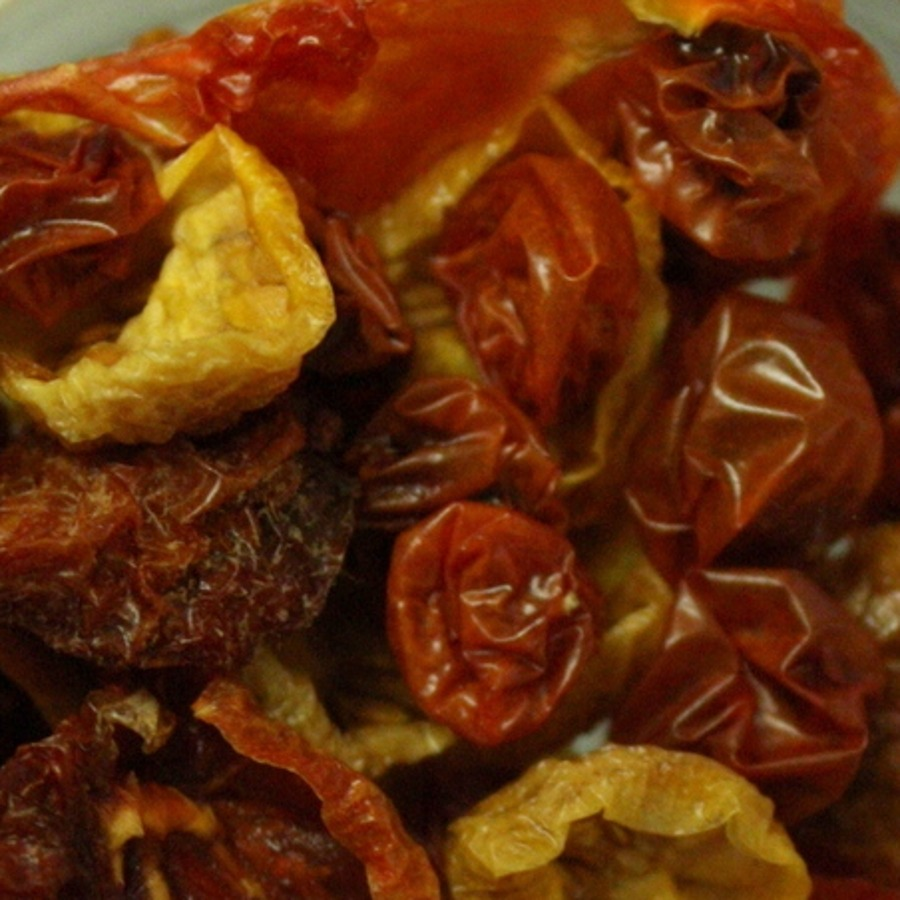
#> input picture brand/photoreal/tex/cachua.jpg, 900 x 900 px, given in place of MQZ-DXO-500.png, which was not available
$ python render_jars.py
#> lines starting #> are read from the running program, lines starting #| are printed output that depends on the picture; after the words box and inside, x2 and y2 are one past the last pixel; in counts of white or black regions, pixels touching at a corner belong together; pictures that were not available may be replaced by others from this repository, and a replacement may not be noted
### brand/photoreal/pack.py
"""Mộc Quả photoreal-composite packaging renderer.
Real dried-fruit photo textures (Wikimedia Commons, see tex/credits.json) composited into
procedurally-shaded PET jars, rigid gift boxes, lacquer trays and wicker baskets, with the
Mộc Quả round seal label (round-label.html) wrapped onto the curved surface."""
import numpy as np,os,math,random
from PIL import Image,ImageDraw,ImageFilter,ImageOps,ImageEnhance,ImageChops
D=os.path.dirname(os.path.abspath(__file__))
GR=np.array([30,58,47.]);GOLD=np.array([196,162,101.])
def tex(k,w,h,tint=None,sat=None):
#> called with k = 'xoai', w = 900, h = 900
    im=Image.open(f'{D}/tex/{k}.jpg').convert('RGB')
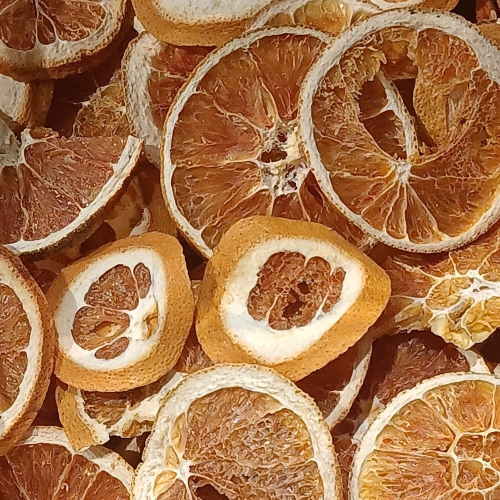
#> input picture brand/photoreal/tex/cam.jpg, 1000 x 1000 px, given in place of xoai.jpg, which was not available (shown at 1/2 size)
#> im is the input picture: PIL image 1000x1000 RGB; mean R, G, B 167.3, 115.5, 74
    if tint is not None:
        g=ImageOps.grayscale(im);im=ImageOps.colorize(ImageOps.autocontrast(g,cutoff=2),black=tuple(int(c*0.35) for c in tint),white=(255,252,244),mid=tint)
    if sat:im=ImageEnhance.Color(im).enhance(sat)
    return ImageOps.fit(im,(w,h),Image.LANCZOS)
# [6 lines left out: function chili, not called in this run]
def A(img):return np.asarray(img).astype(np.float32)
def prof(n):
    t=np.linspace(-1,1,n);return t,np.sqrt(np.clip(1-t*t,0,1))
def streak(W,H,cx,w,a,y0=0,y1=None):
    """vertical soft highlight (alpha 0..1 array)"""
    x=np.arange(W);m=np.exp(-((x-cx)/w)**2)*a;M=np.tile(m,(H,1))
    if y1 is None:y1=H
    fade=np.ones(H);fade[:y0]=0;fade[y1:]=0
    k=max(1,int((y1-y0)*0.08))
    fade[y0:y0+k]=np.linspace(0,1,k);fade[y1-k:y1]=np.linspace(1,0,k)
    return M*fade[:,None]
def over(base,rgb,alpha):
    """base: HxWx4 float; paint rgb (3,) or HxWx3 with alpha HxW"""
    a=alpha[...,None];base[...,:3]=base[...,:3]*(1-a)+np.asarray(rgb)*a;base[...,3]=np.maximum(base[...,3],alpha*255);return base
def cyl_warp(img,W,arc_w=None):
    """wrap a flat image around a cylinder of projected width W (keeps height)"""
    a=A(img);h,w=a.shape[:2];R=W/2
    arc=arc_w or w
    P=int(round(2*R*math.sin(min(arc/(2*R),math.pi/2))))
    x=np.arange(P)-P/2+0.5;s=R*np.arcsin(np.clip(x/R,-1,1))
    src=np.clip(((s+arc/2)/arc*w).astype(int),0,w-1)
    return Image.fromarray(a[:,src].clip(0,255).astype(np.uint8),img.mode),P
def lid_layer(W,H,top_h,color,ring):
    """screw lid: cylinder side + top ellipse + knurl + ring"""
    L=np.zeros((H,W,4),np.float32);t,p=prof(W)
    side=np.clip(0.42+0.75*p**1.5,0,1.25)
    spec=np.exp(-((t+0.45)/0.10)**2)*0.55+np.exp(-((t-0.62)/0.05)**2)*0.18
    col=np.asarray(color)[None,:]*side[:,None]+255*spec[:,None]
    yy=np.arange(H)
    for y in range(top_h//2,H):
        L[y,:,:3]=col;L[y,:,3]=255
    kn=(np.sin(np.arange(W)/W*math.pi*90)>0.6)*0.10*p
    L[top_h//2:H-26,:,:3]*=(1-kn)[None,:,None]
    # ring band
    rc=np.asarray(ring)[None,:]*np.clip(0.5+0.7*p,0,1.3)[:,None]+255*(np.exp(-((t+0.45)/0.08)**2)*0.6)[:,None]
    L[H-26:H-8,:,:3]=rc;L[H-8:H,:,:3]=np.asarray(color)*0.45
    # top ellipse
    m=Image.new('L',(W,top_h),0);ImageDraw.Draw(m).ellipse((0,0,W-1,top_h-1),fill=255);m=np.asarray(m)/255
    yt,xt=np.mgrid[0:top_h,0:W];g=0.85+0.35*(1-((xt-W*0.38)/W)**2*3-((yt-top_h*0.3)/top_h)**2*1.2)
    topc=np.asarray(color)[None,None,:]*np.clip(g,0.6,1.4)[...,None]
    L[:top_h,:,:3]=np.where(m[...,None]>0,topc,L[:top_h,:,:3]);L[:top_h,:,3]=np.maximum(L[:top_h,:,3],m*255)
    # rim highlight on ellipse edge
    e=Image.new('L',(W,top_h),0);ImageDraw.Draw(e).ellipse((2,2,W-3,top_h-3),outline=255,width=3);e=np.asarray(e.filter(ImageFilter.GaussianBlur(1.2)))/255*0.45
    L[:top_h,:,:3]=L[:top_h,:,:3]*(1-e[...,None])+255*e[...,None]
    # bottom curvature (lid sits on jar)
    return L.clip(0,255)
def jar(fill,label=None,W=620,BH=700,lid=None,ring=None,handle=False,fill_gap=46,seed=3):
#> called with W = 620, BH = 700, handle = False, fill_gap = 46, seed = 3
    lid=lid if lid is not None else GR;ring=ring if ring is not None else GOLD
#> after `lid = lid if lid is not None else GR`: lid = [30, 58, 47]
    LH=128;TOP=200 if handle else 24;CW=W+40;CH=TOP+LH+BH+10;x0=20;yb=TOP+LH+BH-8;yt=TOP+LH-14
    C=np.zeros((CH,CW,4),np.float32)
    # body mask
    bm=Image.new('L',(CW,CH),0);ImageDraw.Draw(bm).rounded_rectangle((x0,yt,x0+W,yb),radius=64,fill=255)
#> after `bm = Image.new('L', (CW, CH), 0)`: bm: PIL image 660x862 L; every value is 0
#> after `ImageDraw.Draw(bm).rounded_rectangle((x0, yt, x0 + W, yb), radius=64, `:
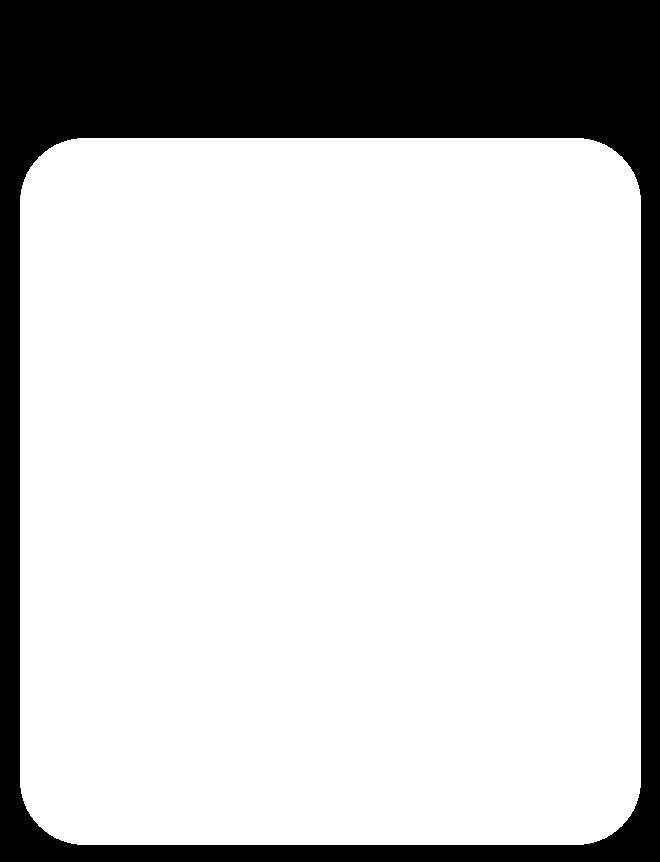
#> bm: PIL image 660x862 L; 76.5% white; 1 black region, box (x1, y1, x2, y2) and area: (0, 0, 660, 862) 133477
    bm=np.asarray(bm)/255.
    # fill (fruit) with cylindrical warp and shading
    fh=yb-yt-fill_gap;fimg=fill.resize((int(W*1.3),fh),Image.LANCZOS)
    fw,_=cyl_warp(fimg,W-14,arc_w=int(W*1.3));fa=A(fw)
    t,p=prof(fa.shape[1]);sh=(0.58+0.42*p**0.8)[None,:,None]
#> after `t, p = prof(fa.shape[1])`: t = 589 values from -1 to 1
    yy=np.linspace(0,1,fh)[:,None,None];sh=sh*(0.92+0.1*yy)
    fa=fa*sh
    # irregular top edge of the fruit pile
    r=np.random.RandomState(seed);n=fa.shape[1];xx=np.arange(n);edge=np.zeros(n)
#> after `n = fa.shape[1]`: n = 589
#> after `xx = np.arange(n)`: xx = 589 values from 0 to 588
#> after `edge = np.zeros(n)`: edge = 589 values from 0 to 0
    for _ in range(int(n/38)):
        c=r.uniform(0,n);w=r.uniform(18,46);edge-=np.exp(-((xx-c)/w)**2)*r.uniform(10,26)
    edge+=8*np.sin(xx/n*math.pi*2*r.uniform(0.6,1.4)+r.uniform(0,6))
    edge=edge-edge.min()
    yy2=np.arange(fh)[:,None];em=np.clip((yy2-(4+edge[None,:]))/2.5,0,1)
    # darker just under the top edge
    fa=fa*(0.75+0.25*np.clip((yy2-(4+edge))/40,0,1))[...,None]
    fy=yt+fill_gap;fx=x0+7
    sub=C[fy:fy+fh,fx:fx+fa.shape[1]]
    a=em*bm[fy:fy+fh,fx:fx+fa.shape[1]]
    sub[...,:3]=fa*a[...,None]+sub[...,:3]*(1-a[...,None]);sub[...,3]=a*255
    # plastic haze in the air gap and overall body
    haze=bm*(1-C[...,3]/255)*0.16
    C=over(C,np.array([244,246,246.]),haze)
#> in over, `base[..., 3] = np.maximum(base[..., 3], alpha * 255)`: base: shape (862, 660, 4) float32; mean of channels 0, 1, 2, 3 102.2, 72.9, 49.1, 167
    # bottom base (thick plastic refraction)
    tt=(np.arange(CW)-x0-W/2)/(W/2);base_y=yb-58+16*np.sqrt(np.clip(1-tt**2,0,1))
    Y=np.arange(CH)[:,None];bmask=(Y>base_y[None,:])&(bm>0)
#> after `bmask = (Y > base_y[None, :]) & (bm > 0)`: bmask: shape (862, 660) bool; 4.7% white; 1 white region, box (x1, y1, x2, y2) and area: (20, 787, 641, 845) 26778
    C[...,:3]=np.where(bmask[...,None],C[...,:3]*0.78+np.array([235,238,236])*0.08,C[...,:3])
#> C: shape (862, 660, 4) float32; mean of channels 0, 1, 2, 3 101.3, 72.6, 49.1, 167
    line=np.exp(-((Y-base_y[None,:])/2.2)**2)*bm*0.55
    C=over(C,np.array([255,255,255.]),line)
#> in over (call 2), `base[..., :3] = base[..., :3] * (1 - a) + np.asarray(rgb) * a`:
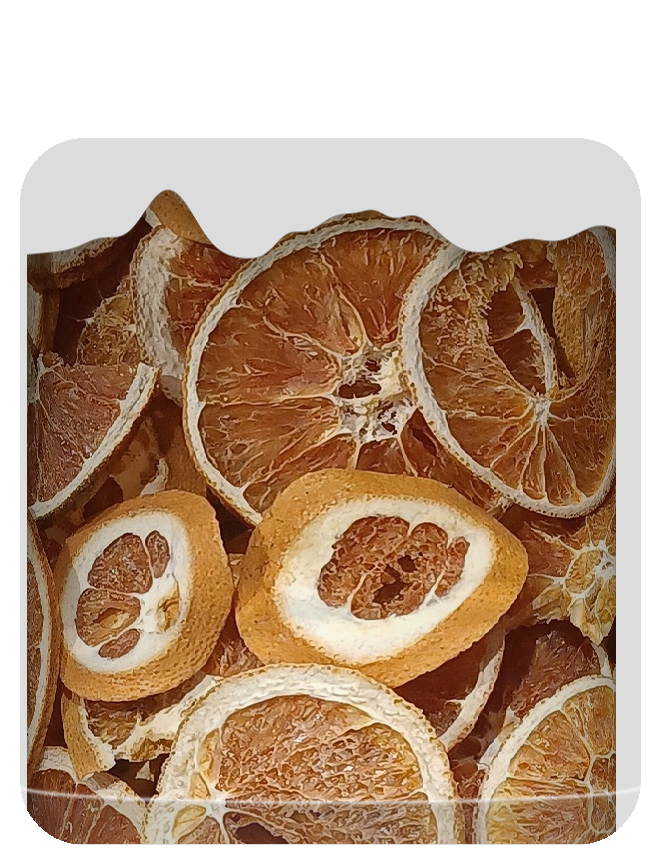
#> base: shape (862, 660, 4) float32; mean of channels 0, 1, 2, 3 101.5, 72.9, 49.5, 167; transparent parts drawn white
#> in over (call 2), `base[..., 3] = np.maximum(base[..., 3], alpha * 255)`: base: shape (862, 660, 4) float32; 0.03% of pixels changed, all inside (x1, y1, x2, y2) = (20, 784, 641, 795)
    # wall edges (rim light + outline)
    xs=np.arange(CW)[None,:]
    dl=np.abs(xs-x0);dr=np.abs(xs-(x0+W))
    rim=(np.exp(-(dl/6)**2)*0.55+np.exp(-(dr/5)**2)*0.4)*bm
    C=over(C,np.array([255,255,255.]),rim)
    dark=(np.exp(-((xs-x0-1)/1.5)**2)+np.exp(-((xs-x0-W+1)/1.5)**2))*bm*0.35
    C=over(C,np.array([60,70,66.]),dark)
#> in over (call 4), `base[..., :3] = base[..., :3] * (1 - a) + np.asarray(rgb) * a`: base: shape (862, 660, 4) float32; mean of channels 0, 1, 2, 3 102.6, 74, 50.6, 167.7
    # label
    if label is not None:
        Dm=int(W*0.68);lab=label.resize((Dm,Dm),Image.LANCZOS);lw,P=cyl_warp(lab,W-14,arc_w=Dm)
#> after `lw, P = cyl_warp(lab, W - 14, arc_w=Dm)`:
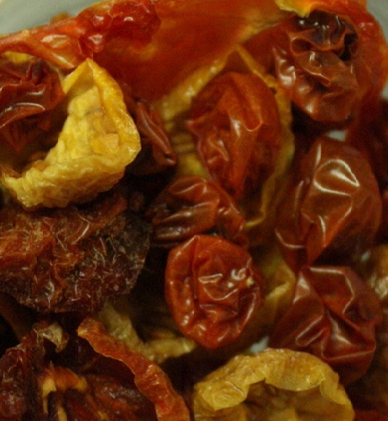
#> lw: PIL image 388x421 RGBA; mean R, G, B, A 100.8, 45.5, 11.9, 255
#> after `lw, P = cyl_warp(lab, W - 14, arc_w=Dm)`: P = 388
        la=A(lw);lt=(np.arange(P)-P/2)/(W/2);la[...,:3]*= (0.80+0.22*np.sqrt(np.clip(1-lt**2,0,1)))[None,:,None]
#> after `lt = (np.arange(P) - P / 2) / (W / 2)`: lt = 388 values from -0.626 to 0.623
        ly=int(yt+(yb-yt)*0.56-Dm/2);lx=int(x0+W/2-P/2)
#> after `lx = int(x0 + W / 2 - P / 2)`: lx = 136
        sub=C[ly:ly+Dm,lx:lx+P];al=la[...,3:4]/255
#> after `al = la[..., 3:4] / 255`: al: shape (421, 388, 1) float32; every value is 1
        sub[...,:3]=la[...,:3]*al+sub[...,:3]*(1-al);sub[...,3]=np.maximum(sub[...,3],la[...,3])
    # specular streaks on plastic (over label too)
    s=streak(CW,CH,x0+W*0.17,W*0.045,0.62,yt+30,yb-60)+streak(CW,CH,x0+W*0.27,W*0.018,0.35,yt+60,yb-90)+streak(CW,CH,x0+W*0.86,W*0.022,0.30,yt+40,yb-80)
    C=over(C,np.array([255,255,255.]),s*bm)
#> in over (call 5), `base[..., 3] = np.maximum(base[..., 3], alpha * 255)`: base: shape (862, 660, 4) float32; mean of channels 0, 1, 2, 3 89, 60.2, 40.5, 168
    # neck threads
    for k,yy0 in enumerate([yt+6,yt+18]):
        C=over(C,np.array([255,255,255.]),np.exp(-((Y-yy0)/1.6)**2)*bm*0.35)
#> this loop made 2 passes
#> pass 2, in jar, `C=over(C,np.array([255,255,255.]),np.exp(-((Y-yy0)/1.6)**2)*bm*0.35)`:
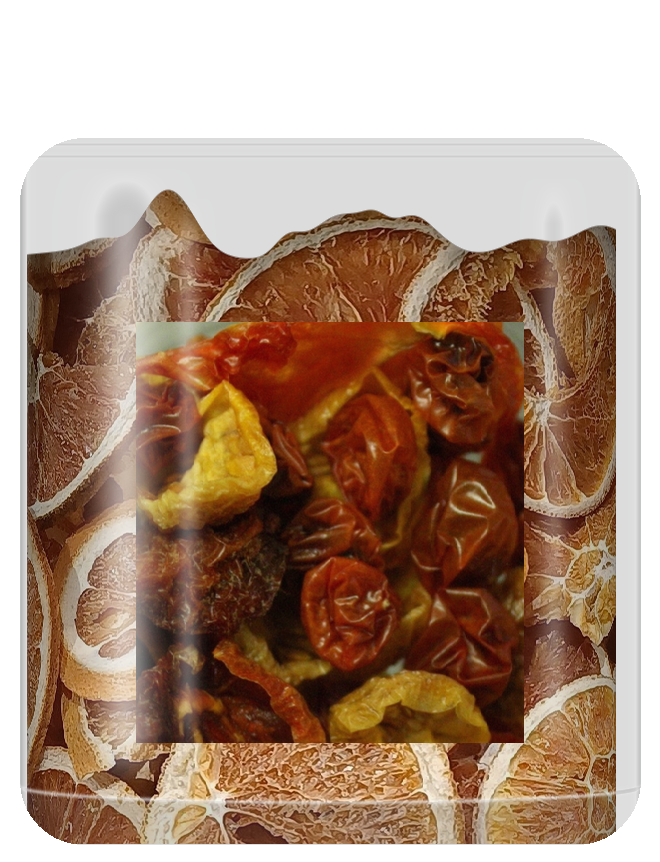
#> C: shape (862, 660, 4) float32; mean of channels 0, 1, 2, 3 89.5, 60.7, 40.9, 168.1; transparent parts drawn white
    # lid
    L=lid_layer(W+16,LH+6,44,lid,ring);ly0=TOP-4
#> in lid_layer, `col=np.asarray(color)[None,:]*side[:,None]+255*spec[:,None]`: col = 636 rows, first 8: [12.6, 24.36, 19.74], [13.1, 25.33, 20.53], [13.44, 25.99, 21.06], [13.74, 26.57, 21.53], [14.02, 27.1, 21.96], [14.27, 27.59, 22.36], [14.51, 28.06, 22.74], [14.75, 28.51, 23.1]
#> after the loop in lid_layer, `for y in range(top_h//2,H):`:
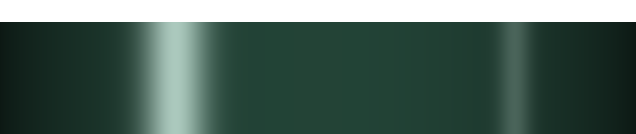
#> L: shape (134, 636, 4) float32; mean of channels 0, 1, 2, 3 36.1, 58.5, 49.7, 213.2; transparent parts drawn white
#> in lid_layer, `L[top_h//2:H-26,:,:3]*=(1-kn)[None,:,None]`: L: shape (134, 636, 4) float32; 19.07% of pixels changed, all inside (x1, y1, x2, y2) = (2, 22, 628, 108)
#> in lid_layer, `m = Image.new('L', (W, top_h), 0)`: m: PIL image 636x44 L; every value is 0
#> in lid_layer, `ImageDraw.Draw(m).ellipse((0, 0, W - 1, top_h - 1), fill=255)`:
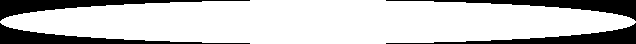
#> m: PIL image 636x44 L; 78.9% white; 4 black regions, box (x1, y1, x2, y2) and area: (0, 0, 250, 21) 1473, (386, 0, 636, 21) 1473, (0, 23, 250, 44) 1473, (386, 23, 636, 44) 1473
    sub=C[ly0:ly0+LH+6,x0-8:x0+W+8];al=L[...,3:4]/255
    sub[...,:3]=L[...,:3]*al+sub[...,:3]*(1-al);sub[...,3]=np.maximum(sub[...,3],L[...,3])
    if handle:C=draw_handle(C,x0,W,TOP)
    im=Image.fromarray(C.clip(0,255).astype(np.uint8),'RGBA')
    return im.crop(im.getbbox())
# [11 lines left out: function draw_handle, not called in this run]

### brand/pouch/compose_bg.py
import sys,os,numpy as np
from PIL import Image,ImageFilter,ImageDraw,ImageEnhance
from scipy import ndimage
OUT='/workspace/mocqua/assets/products'
os.makedirs(OUT,exist_ok=True)
# [13 lines left out: function clean, not called in this run]
def backdrop(W,H):
    y,x=np.mgrid[0:H,0:W];cx,cy=W/2,H*0.42
    d=np.sqrt(((x-cx)/W)**2+((y-cy)/H)**2)
    c1=np.array([250,246,238]);c2=np.array([236,226,206])
    t=np.clip(d/0.75,0,1)[...,None]
    return Image.fromarray((c1*(1-t)+c2*t).astype(np.uint8))
def compose(cut,W,H,name):
    bg=backdrop(W,H).convert('RGBA')
    maxw,maxh=W*(0.80 if cut.width/cut.height>0.85 else 0.70),H*0.78
    s=min(maxw/cut.width,maxh/cut.height);cw,ch=int(cut.width*s),int(cut.height*s)
    c=cut.resize((cw,ch),Image.LANCZOS)
    c=c.filter(ImageFilter.UnsharpMask(radius=1.2,percent=55 if s>1.2 else 35,threshold=2))
    x=(W-cw)//2;y=int((H-ch)/2-H*0.02)
    # contact shadow ellipse
    sh=Image.new('L',(W,H),0);d=ImageDraw.Draw(sh)
    d.ellipse((x+cw*0.08,y+ch-ch*0.03,x+cw*0.92,y+ch+ch*0.05),fill=120)
    sh=sh.filter(ImageFilter.GaussianBlur(W*0.018))
    # soft drop shadow from alpha
    a=c.split()[-1];ds=Image.new('L',(W,H),0);ds.paste(a,(x+int(W*0.012),y+int(H*0.018)));ds=ds.point(lambda v:v*0.28).filter(ImageFilter.GaussianBlur(W*0.02))
    shadow=Image.fromarray(np.maximum(np.array(sh),np.array(ds)))
    dark=Image.new('RGBA',(W,H),(70,52,30,255))
    bg=Image.composite(dark,bg,shadow)
    bg.alpha_composite(c,(x,y))
    bg.convert('RGB').save(f'{OUT}/{name}.jpg',quality=86,optimize=True,progressive=True)

### brand/photoreal/render_jars.py
import sys,os;sys.path.insert(0,os.path.dirname(__file__));sys.path.insert(0,os.path.join(os.path.dirname(__file__),'..','pouch'))
import pack,compose_bg as C
from PIL import Image
LAB=sys.argv[1] if len(sys.argv)>1 else os.path.join(os.path.dirname(__file__),'labels')
T={'DHS':('hatsen',(214,200,160)),'DTL':('thanhlong',None),'DCD':('chanhday',None),'DDY':('dautay',None),'DMC':('mangcau',(214,178,112)),'DGU':('gung',None),
'DXO':('xoai',None),'DDN':('duanon',None),'DTH':('thom',None),'DDD':('dudu',None),'DCA':('cam',None),'DHO':('hong',None),'DKL':('khoailang',None),'DHOE':('hongep',None),
'DOI':('oi',None),'DMI':('mit',None),'DNH':('nhan',None)}
SK=['MQZ-DXO-500','MQZ-DDY-500','MQZ-DCD-500','MQZ-DTL-500','MQZ-DMI-500','MQZ-DNH-500','MQZ-DHO-1000','MQZ-DHOE-500','MQZ-DDN-500','MQZ-DTH-500','MQZ-DDD-500','MQZ-DCA-500','MQZ-DKL-1000','MQZ-DOI-500','MQZ-DMC-500','MQZ-DGU-500','MQZ-DHS-500']
def cut(img,n):
    im=img.copy();im.thumbnail((900,900),Image.LANCZOS);im.save(os.path.join(os.path.dirname(__file__),'..','..','assets','products','mqz','cut',n.split('/')[-1]+'.webp'),quality=86,method=6)
def one(sku,seed):
    k,tint=T[sku.split('-')[1]];big=sku.endswith('1000')
    lab=Image.open(f'{LAB}/{sku}.png').convert('RGBA')
    j=pack.jar(pack.tex(k,900,900,tint=tint),lab,BH=820 if big else 700,seed=seed)
    n='mqz/'+sku.lower()+'-hu';C.compose(j,1200,1200,n);C.compose(j,1200,1500,n+'-45');cut(j,n);return j
if __name__=='__main__':
#> (the run stopped early here; a loop or call above may not have finished)
